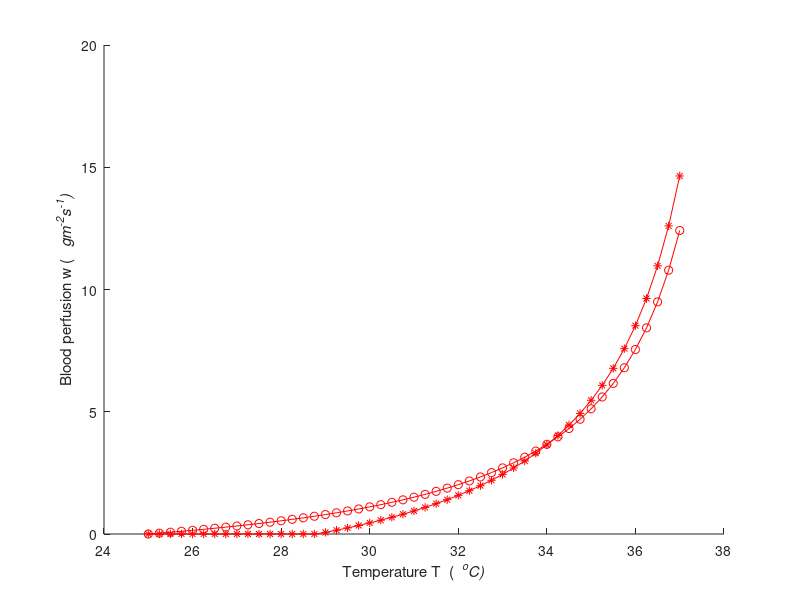

Write MATLAB code to recreate this figure.
clear all
close all

%%%% Parameters
E=0.98;     Kr = 5.67*(10^(-8));
A=0.27; Pr = 0.72; g = 9.8; beta = 3.354*10^(-3); d = 0.17; gama = 1.56*10^(-5); M=0.25; Kf=0.024;
Ks = 0.2; D=d/2; Ta = 312.15; Tc=Ta;
alfa = 0.8; Pb = 1060; Cb = 3.78*10^3; 
Tambience = 25+273.15;
step=0.25;
Te = Tambience;
Ts=Te:step:310.15;
%%%%%%%%%%%%%%%%%%%%%%%%%%%% Qr
Qr = Kr*E.*(Ts.^4 - Te^4);
%%%%%%%%%%%%%%%%%%%%%%%%%%% Qf
Gr = g*beta*(Ts-Te)*d^3/(gama^2);
Nu = A*(Pr*Gr).^M;
hf = Kf*Nu./d;
Qf = hf.*(Ts-Te);
%%%%%%%%%%%%%%%%%%%%%%%%%%%%%%%%%%%%%%%   Qc
Qc = Ks*(Tc-Ts)/D;
num = find(Qc(:)< 0);
if ~isempty(num)
    disp('The face temperature is more than 38 degree');
    return
end
BFK = alfa*Cb*(Ta-Ts);
num = find(BFK(:)< 0);
if ~isempty(num)
    disp('The face temperature is more than 38 degree');
    return
end
B = 1000*(Qr+Qf-Qc-4.186)./BFK;   
num = find(B(:)< 0);
if ~isempty(num)
    B(num)=0.00001;
end
x_axis = Ts-273.15;
y1_axis = B;

B = 1000*Qr./BFK;   
num = find(B(:)< 0);
if ~isempty(num)
    B(num)=0.00001;
end
y2_axis = B;

figure, hold on
plot(x_axis,y1_axis,'r-*');
plot(x_axis,y2_axis,'r-o');
hold off  

xlabel('Temperature T  (  \it^{o}C)'  )
ylabel('Blood perfusion w (   \itgm^{-2}s^{-1})'  )
